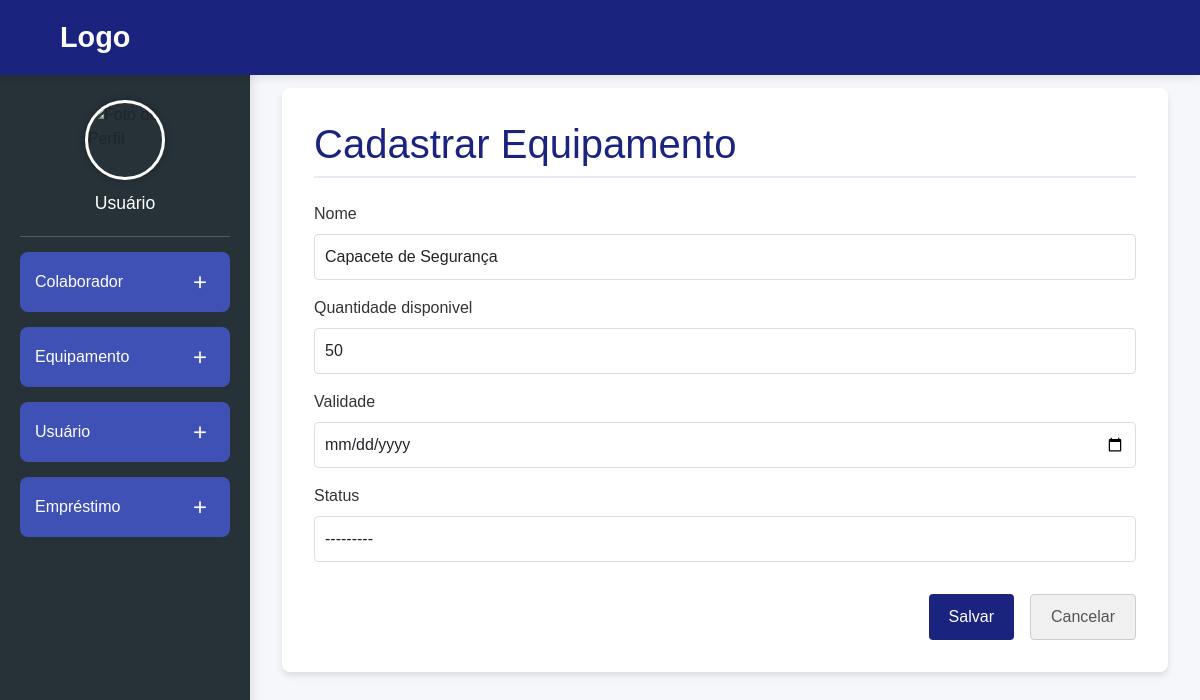
Screenshot of /equipamentos/19/editar/ with the database file from the repository.
### epi_management/models.py (models this page shows, shortened)
class Equipamento(models.Model):
    nome = models.CharField(max_length=100)
    quantidade_disponivel = models.IntegerField()
    validade = models.DateField(null=True, blank=True)
    status = models.ForeignKey(StatusEquipamento, on_delete=models.SET_NULL, null=True)

### epi_management/views.py (the view)
# urls.py: path('equipamentos/<int:pk>/editar/', views.equipamentos_editar, name='equipamentos_editar'),
def equipamentos_editar(request, pk):
    equipamento = get_object_or_404(Equipamento, pk=pk)
    if request.method == 'POST':
        form = EquipamentoForm(request.POST, instance=equipamento)
        if form.is_valid():
            form.save()
            return redirect('equipamentos_lista')
    else:
        form = EquipamentoForm(instance=equipamento)
    return render(request, 'equipamentos_form.html', {'form': form})

### epi_management/forms.py
class EquipamentoForm(forms.ModelForm):
    class Meta:
        model = Equipamento
        fields = '__all__'
        widgets = {
            'nome': forms.TextInput(attrs={'class': 'form-control'}),
            'quantidade_disponivel': forms.NumberInput(attrs={'class': 'form-control'}),
            'validade': forms.DateInput(attrs={'class': 'form-control', 'type': 'date'}),
            'status': forms.Select(attrs={'class': 'form-control'}),
        }
    def __init__(self, *args, **kwargs):
        super(EquipamentoForm, self).__init__(*args, **kwargs)
        if self.instance and self.instance.pk:
            self.fields['status'].queryset = StatusEquipamento.objects.all()
        else:
            self.fields['status'].queryset = StatusEquipamento.objects.filter(
                nome__in=['Emprestado', 'Fornecido', 'Em uso']
            )

### epi_management/models.py (called while the page is built)
    def __str__(self):
        return self.nome

### epi_management/templates/equipamentos_form.html (shortened to what this page needs)
{% extends 'base.html' %}
{% block content %}
<div class="main-container">
    <h1 class="page-title">Cadastrar Equipamento</h1>
    <form method="post">
        <div class="form-group">
            {% for field in form %}
            <div class="form-field">
                <label for="{{ field.id_for_label }}">{{ field.label }}</label>
                {{ field }}
            </div>
            {% endfor %}
        </div>
        <div class="form-actions">
            <button type="submit" class="btn btn-primary">Salvar</button>
            <a href="{% url 'equipamentos_lista' %}" class="btn btn-secondary">Cancelar</a>
        </div>
    </form>
</div>
{% endblock %}

### static/CSS/base.css (style rules this page uses)
* { margin: 0; padding: 0; box-sizing: border-box; font-family: 'Poppins', sans-serif; }
body { min-height: 100vh; background-color: #f5f7fa; position: relative; }
.main-container { background-color: #fff; padding: 2rem; border-radius: 8px; box-shadow: 0 4px 6px rgba(0, 0, 0, 0.1); }
.page-title { color: #1A237E; margin-bottom: 1.5rem; padding-bottom: 0.5rem; border-bottom: 2px solid #E8EAF6; }
.form-group { margin-bottom: 1.5rem; }
.form-group label { display: block; margin-bottom: 0.5rem; font-weight: 500; color: #333; }
.form-group input, .form-group select, .form-group textarea { width: 100%; padding: 10px; border: 1px solid #ddd; border-radius: 4px; font-size: 1rem; transition: border-color 0.3s; }
.form-field { margin-bottom: 1rem; }
.form-field label { display: block; margin-bottom: 0.5rem; font-weight: 500; }
.form-field input, .form-field select, .form-field textarea { width: 100%; padding: 10px; border: 1px solid #ddd; border-radius: 4px; }
.form-actions { margin-top: 2rem; display: flex; justify-content: flex-end; gap: 1rem; }
.btn { padding: 10px 20px; border-radius: 4px; text-decoration: none; font-weight: 500; transition: all 0.3s; border: none; cursor: pointer; font-size: 1rem; display: inline-block; text-align: center; }
.btn-primary { color: #fff; background-color: #1A237E; }
.btn-secondary { color: #555; background-color: #f0f0f0; border: 1px solid #ccc; }

### rows the page displays
Equipamento: form "Capacete de Segurança" "50" "---------"

### other values shown
{{ user.nome|default:"Usuário" }} "Usuário"
{{ field.label }} "Nome" "Quantidade disponivel" "Validade" "Status"
